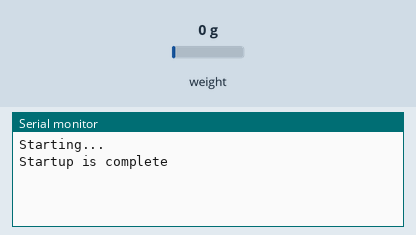
Bench run of a program on a simulated Arduino Uno, built with avr-gcc and run on an emulated ATmega328P. Shown: the last lines printed to the serial monitor. Inputs (shaded band) come from the test bench; at power-on: weight on the scale 0 g.

Above: at 3.6 s.
3.7 s: weight on the scale set to 100 g
At 5.4 s:
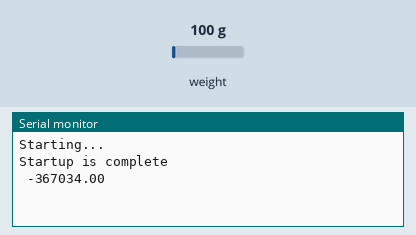
6.7 s: weight on the scale set to 1250 g
At 7.4 s:
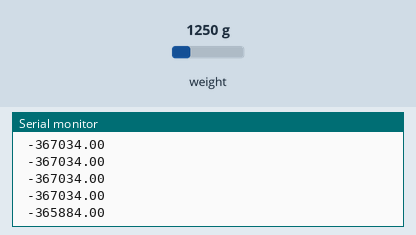

The program:

main.cpp
```cpp
#include <Arduino.h>
#include <HX711_ADC.h>
#include <LiquidCrystal.h> //Dołączenie bilbioteki
#include "Weight.h"

void setup() {
  Serial.begin(9600);
  delay(10);
  Serial.println();
  Serial.println("Starting...");
  WeightConfigure();
}

void loop() {
  WeightRun();
}
```

Weight.h
```cpp
void WeightConfigure();
void WeightRun();
```

Weight.cpp
```cpp
#include <HX711_ADC.h>
#include <LiquidCrystal.h> //Dołączenie bilbioteki
#include "Weight.h"
LiquidCrystal lcd(2, 3, 4, 5, 6, 7); //Informacja o podłączeniu nowego wyświetlacza

const int HX711_dout = 8;
const int HX711_sck = 9;
HX711_ADC LoadCell(HX711_dout, HX711_sck);

void WeightConfigure(){

    LoadCell.begin();
  float calibrationValue;
  calibrationValue = 22.39;

  unsigned long stabilizingtime = 2000;
 LoadCell.start(stabilizingtime);
  if (LoadCell.getTareTimeoutFlag()) {
    Serial.println("Timeout, check MCU>HX711 wiring and pin designations");
    while (1);
  } else {
    LoadCell.setCalFactor(calibrationValue);  // set calibration value (float)
    Serial.println("Startup is complete");
  }
}

void WeightRun(){
      static boolean newDataReady = 0;
  const int serialPrintInterval = 5000;  //increase value to slow down serial print activity

  // check for new data/start next conversion:
  if (LoadCell.update()) newDataReady = true;

  // get smoothed value from the dataset:
  if (newDataReady) {
    if (millis() > serialPrintInterval) {
      float i = LoadCell.getData();
      Serial.print(" ");
      Serial.println(i - 367145 + 11);
      newDataReady = 0;
          //lcd.begin(16, 2); //Deklaracja typu
  lcd.setCursor(0, 0); //Ustawienie kursora
  lcd.print(i - 367145 + 11); //Wyświetlenie tekstu
  delay(500);
    }
  }
}
```

Measured:
- after the input at 3.7 s, the serial monitor: prints a new line after 1.3 s (image 1)
- after the input at 6.7 s, the serial monitor: prints a new line after 0.31 s (image 2)
